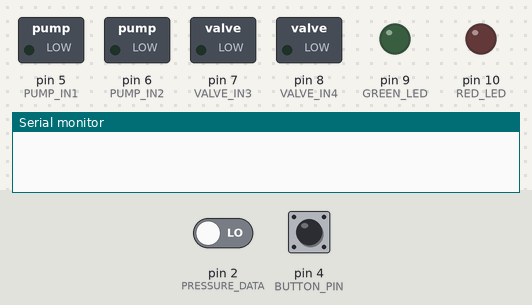
Simulated run of this sketch. Board: Arduino Uno, built with avr-gcc and run on an emulated ATmega328P. On the bench: switched loads named in the sketch (green lamp = pin HIGH), output pins drawn as LEDs (lit = HIGH), the last lines printed to the serial monitor. Inputs (shaded band) come from the test bench; at power-on: pin 4 (BUTTON_PIN) HIGH, pin 2 (PRESSURE_DATA) LOW. Pins used as bus, display or sensor lines are not drawn.

Above: at 1.2 s.
1.3 s: pin 4 (BUTTON_PIN) pulled LOW for 0.15 s
At 2.0 s:
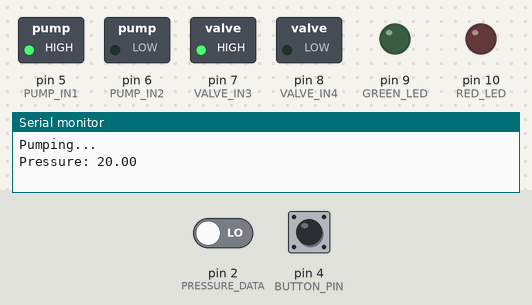
At 2.8 s:
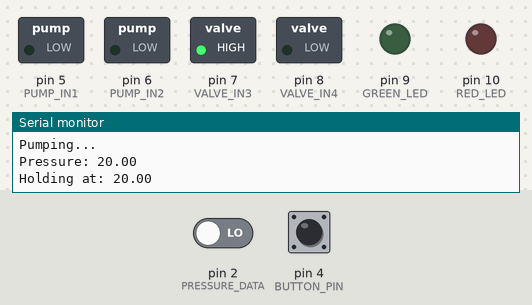
5.9 s: pin 2 (PRESSURE_DATA) driven LOW
8.9 s: pin 4 (BUTTON_PIN) pulled LOW for 1 s
At 15.9 s:
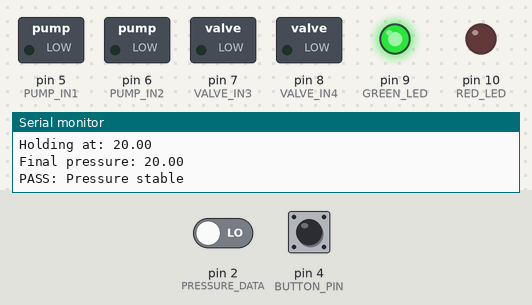
Timing chart, 0 to 16.9 s (numbered marks = the images above; inputs shaded):
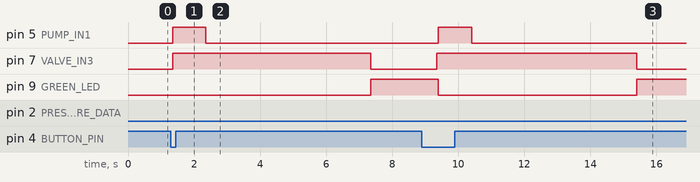

Measured:
- after the input at 1.3 s, pin 5 (PUMP_IN1): LOW → HIGH after 0.05 s, → LOW 1.0 s later; pin 7 (VALVE_IN3): LOW → HIGH after 0.05 s
- after the input at 8.9 s, pin 5 (PUMP_IN1): LOW → HIGH after 0.50 s, → LOW 1.0 s later; pin 9 (GREEN_LED): HIGH → LOW after 0.50 s, → HIGH 6.0 s later

The sketch:

Gits.ino
```cpp
#include <Arduino.h>

#define PRESSURE_DATA 2
#define PRESSURE_CLK 3
#define BUTTON_PIN 4
#define PUMP_IN1 5
#define PUMP_IN2 6
#define VALVE_IN3 7
#define VALVE_IN4 8
#define GREEN_LED 9
#define RED_LED 10

const float targetPressure = 8.0;   // Target pressure (kPa)
const float maxDrop = 0.5;         // Max allowed pressure drop (kPa)
const unsigned long holdTime = 5000; // Hold time (ms)
const unsigned long inflationTimeout = 30000; // Max inflation time (ms)

// Read raw pressure data from sensor
long readPressureRaw() {
  while (digitalRead(PRESSURE_DATA)); // Wait for data ready
  long count = 0;
  for (byte i = 0; i < 24; i++) {
    digitalWrite(PRESSURE_CLK, HIGH);
    count = count << 1;
    digitalWrite(PRESSURE_CLK, LOW);
    if (digitalRead(PRESSURE_DATA)) count++;
  }
  // Extra clock cycle
  digitalWrite(PRESSURE_CLK, HIGH);
  digitalWrite(PRESSURE_CLK, LOW);
  return count ^ 0x800000;  // Convert to signed value
}

// Convert raw pressure to kPa
float readPressureKpa() {
  return (readPressureRaw() / 16777215.0) * 40.0; // Adjust scale if needed
}

// Turn pump ON
void pumpOn() {
  digitalWrite(PUMP_IN1, HIGH);
  digitalWrite(PUMP_IN2, LOW);
}

// Turn pump OFF
void pumpOff() {
  digitalWrite(PUMP_IN1, LOW);
  digitalWrite(PUMP_IN2, LOW);
}

// Open solenoid (hold air)
void valveOpen() {
  digitalWrite(VALVE_IN3, HIGH);
  digitalWrite(VALVE_IN4, LOW);
}

// Close solenoid (release air)
void valveClose() {
  digitalWrite(VALVE_IN3, LOW);
  digitalWrite(VALVE_IN4, LOW);
}

void setup() {
  pinMode(PRESSURE_DATA, INPUT);
  pinMode(PRESSURE_CLK, OUTPUT);
  pinMode(BUTTON_PIN, INPUT_PULLUP); // Button uses internal pull-up
  pinMode(PUMP_IN1, OUTPUT);
  pinMode(PUMP_IN2, OUTPUT);
  pinMode(VALVE_IN3, OUTPUT);
  pinMode(VALVE_IN4, OUTPUT);
  pinMode(GREEN_LED, OUTPUT);
  pinMode(RED_LED, OUTPUT);

  // Initialize
  pumpOff();
  valveClose();
  digitalWrite(GREEN_LED, LOW);
  digitalWrite(RED_LED, LOW);

  Serial.begin(9600); // For debugging
}

void loop() {
  // === WHEN BUTTON IS PRESSED & HELD ===
  if (digitalRead(BUTTON_PIN) == LOW) {
    delay(50); // Debounce
    if (digitalRead(BUTTON_PIN) != LOW) return; // Ensure button is held

    // Reset LEDs
    digitalWrite(GREEN_LED, LOW);
    digitalWrite(RED_LED, LOW);

    // === 1. INFLATE (PUMP RUNS WHILE BUTTON HELD) ===
    valveOpen(); // Allow air to glove
    pumpOn(); // Start pumping
    Serial.println("Pumping...");

    unsigned long startTime = millis();
    bool pressureReached = false;

    // Keep pumping while button is held or until target pressure
    while (digitalRead(BUTTON_PIN) == LOW && !pressureReached && (millis() - startTime < inflationTimeout)) {
      float pressure = readPressureKpa();
      Serial.print("Pressure: "); Serial.println(pressure);
      if (pressure >= targetPressure) {
        pressureReached = true;
      }
      delay(1000);
    }

    pumpOff(); // Stop when button is released or pressure reached

    // === 2. HOLD PRESSURE (IF REACHED TARGET) ===
    if (pressureReached) {
      float initialPressure = readPressureKpa();
      Serial.print("Holding at: "); Serial.println(initialPressure);
      unsigned long holdStart = millis();

      while (millis() - holdStart < holdTime) {
        delay(100); // Just wait (solenoid holds air)
      }

      float finalPressure = readPressureKpa();
      Serial.print("Final pressure: "); Serial.println(finalPressure);

      // === 3. CHECK RESULT ===
      if ((initialPressure - finalPressure) <= maxDrop) {
        digitalWrite(GREEN_LED, HIGH); // Pass
        Serial.println("PASS: Pressure stable");
      } else {
        digitalWrite(RED_LED, HIGH); // Fail
        Serial.println("FAIL: Pressure drop too high");
      }
    } else {
      Serial.println("Inflation stopped (button released or timeout)");
    }

    // === 4. RELEASE AIR ===
    valveClose(); // Open exhaust
    delay(2000); // Vent air
    valveOpen(); // Reset to default state
  }
}
```
